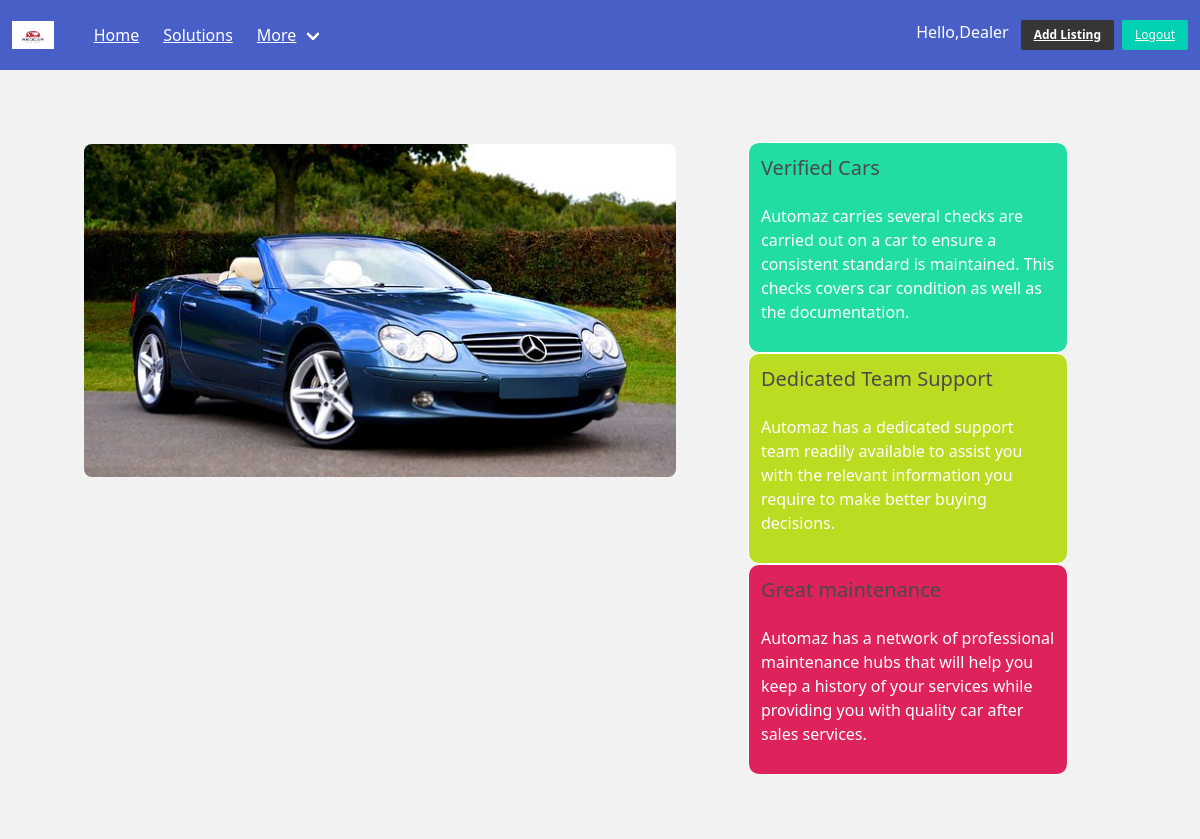
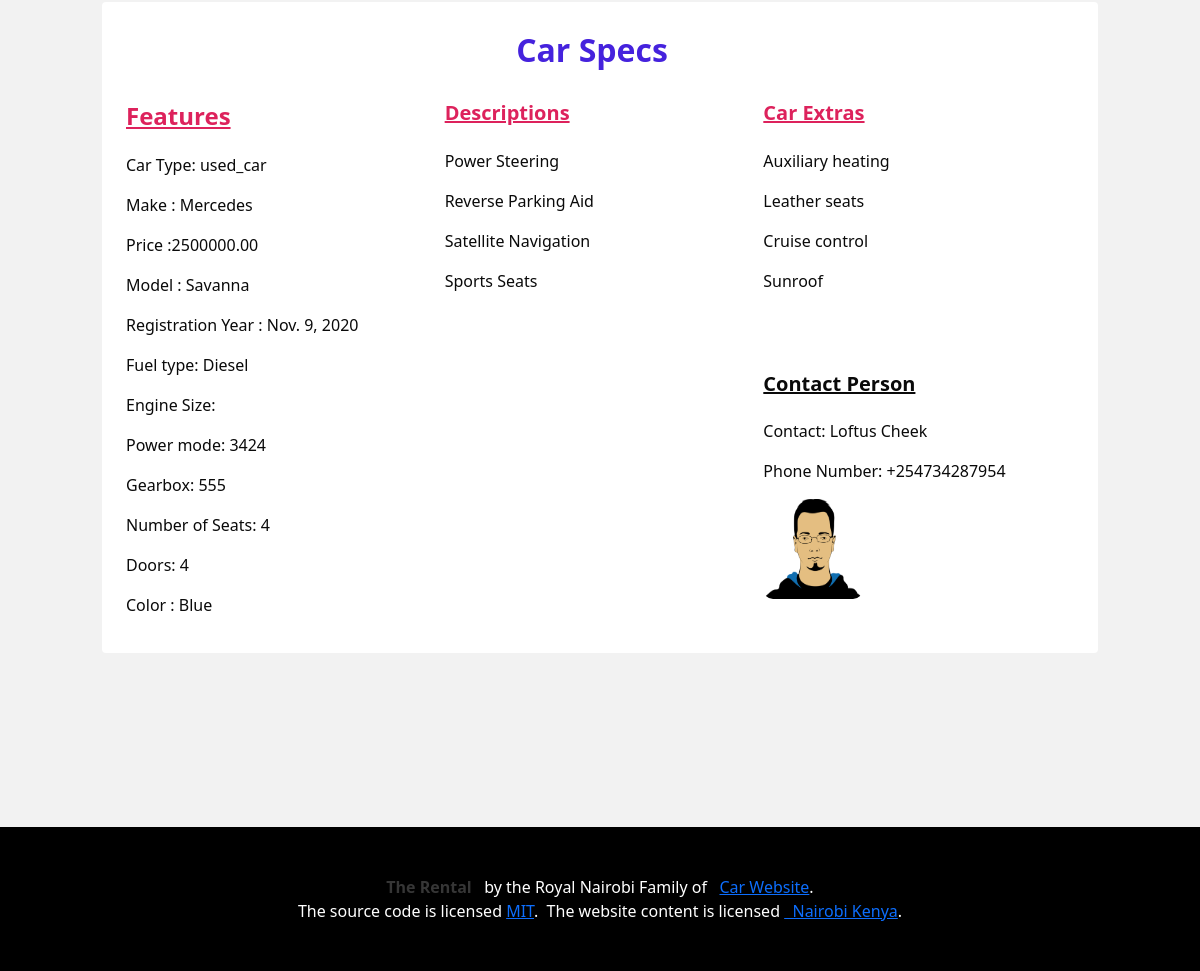
Page /cars/car/9 (signed in) on the committed database (2 pictures, top to bottom).
### accounts/models.py (models this page shows, shortened)
class CustomUser(AbstractUser):
    email = models.EmailField(_('email_address'), unique=True)

### car_fleet/models.py (models this page shows, shortened)
class Car(models.Model):
    custom_user = models.ForeignKey(CustomUser, on_delete=models.CASCADE)
    car_image = models.ImageField(upload_to ='motors', default='race.jpg')
    car_category = models.ForeignKey(Category, null=True, on_delete=models.CASCADE)
    make = models.CharField(max_length=255, choices=CAR_MAKES)
    price = models.DecimalField(max_digits=10,decimal_places=2)
    model_type = models.CharField(max_length= 255, choices=CAR_MANUFACTURER)
    release_year = models.DateField(null=True)
    fuel = models.CharField(max_length=255)
    engine_mode_size = models.CharField(max_length=255)
    power = models.CharField(max_length=255)
    gearbox = models.CharField(max_length=255)
    number_of_seats = models.IntegerField()
    doors = models.IntegerField()
    color = models.CharField(max_length=255)
    description = models.ManyToManyField(Description)
    extra =  models.ManyToManyField(CarExtra)
    slug = models.SlugField(null=True)
    contact = models.ForeignKey(Contact,on_delete=models.CASCADE, null=True)
    class Meta:
        ordering = ["-make"]

class Category(models.Model):
    name = models.CharField(max_length=255, choices=CAR_CATEGORY, default='used_car')
    slug = models.SlugField(null=True, unique= True)
    def __str__(self):
        return self.name

class Description(models.Model):
    desc_1 = models.CharField(max_length=255)
    desc_2 = models.CharField(max_length=255)
    desc_3 = models.CharField(max_length=255)
    desc_4 = models.CharField(max_length=255)
    desc_5 = models.CharField(max_length=255)

class CarExtra(models.Model):
    extra_1 = models.CharField(max_length= 30)
    extra_2 = models.CharField(max_length= 30)
    extra_3 = models.CharField(max_length= 30)
    extra_4 = models.CharField(max_length= 30)

class Contact(models.Model):
    dealer= models.CharField(max_length=30)
    avatar = models.ImageField(upload_to="media/profiles", null=True)
    phone_number = PhoneNumberField()
    def __str__(self):
        return self.dealer
        return '%s'% (self.dealer_name)

### car_fleet/views.py (the view)
# urls.py: path('car/<int:pk>',CarDetailAccessView.as_view(), name='car'),
class CarDetailAccessView(LoginRequiredMixin, DetailView):
    model = Car
    template_name ='pages/car_detail.html'
    success_url = 'home'

### accounts/templates/pages/car_detail.html (shortened to what this page needs)
{% extends 'main.html' %}
{% load humanize %}
{% block content %}
{% load thumbnail %}
<section class='section is-medium'>
  <div class="container is-fullhd">
    <div class="columns">
      <div class="column is-7 is-mobile">
        <figure class="image">
          <img src ="{{object.car_image.url}}" style="border-radius:8px; heigth:50px; width:100%;" />
        </figure>
      </div>
      <div class="column is-auto">
        {% include 'search/extras.html' %}
      </div>
    </div>
  </div>
  <div class="container is-fullhd" style="padding:30px;">
    <div class="notification is-white">
      <h3 class="title is-3" style="text-align:center; padding:10px;color:#4522DD;">Car Specs</h3>
      <div class="columns">
      <div class="column is-4">
        <h4 class="title is-4" style="text-decoration:underline;color:#DD225C;">Features</h4>
        <p>Car Type: {{object.car_category}}</p>
          <p>Make : {{object.make}}</p>
          <p>Price :{{object.price}}</p>
          <p>Model : {{object.model_type}}</p>
          <p>Registration Year : {{object.release_year}}</p>
          <p>Fuel type: {{object.fuel}}</p>
          <p>Engine Size: {{object.engine_mode}}</p>
          <p>Power mode: {{object.power}}</p>
          <p>Gearbox: {{object.gearbox}}</p>
          <p>Number of Seats: {{object.number_of_seats}}</p>
          <p>Doors: {{object.doors}}</p>
          <p>Color : {{object.color}}</p>
      </div>
      <div class="column is-4">
        <h5 class="title is-5" style="text-decoration:underline;color:#DD225C;">Descriptions</h5>
        {% for e in object.description.all %}
           <p>{{e.desc_1}}</p>
           <p>{{e.desc_2}}</p>
           <p>{{e.desc_3}}</p>
           <p>{{e.desc_4}}</p>
          {% endfor%}
      </div>
      <div class="column is-4">
        <h4 class="title is-5" style="text-decoration:underline;color:#DD225C;">Car Extras</h4>
        {% for extras in object.extra.all %}
            <p>{{extras.extra_1}}</p>
            <p>{{extras.extra_2}}</p>
            <p>{{extras.extra_3}}</p>
            <p>{{extras.extra_4}}</p>
          {% endfor%}
          <h4 class="title is-5" style="text-decoration:underline;margin-top:80px;">Contact Person</h4>
           <p>Contact: {{object.contact}}</p>
          <p>Phone Number: {{object.contact.phone_number }}</p>
          <figure class="image is-round ">
            <img src="{{object.contact.avatar.url }}" style="border-radius:10px; height:100px; width:100px;"/>
          </figure>
      </div>
    </div>
  </div>
</section>
{% endblock content %}

### accounts/templates/partials/header.html (shortened to what this page needs)
{% load static %}
<nav class="navbar is-link is-fixed-top" role="navigation" aria-label="main navigation">
  <div class="navbar-brand">
    <a class="navbar-item" href="{% url 'car_fleet:home' %}">
      <img src="{% static 'logo/download.jpeg' %}" width="100%" height="50px" />
    </a>
  </div>
  <div id="navbarBasicExample" class="navbar-menu">
    <div class="navbar-start">
      <a class="navbar-item" href="{% url 'car_fleet:home' %}">
        Home
      </a>
      <a class="navbar-item">
        Solutions
      </a>
      <div class="navbar-item has-dropdown is-hoverable">
        <a class="navbar-link">
          More
        </a>
      </div>
    </div>
    <div class="navbar-end">
      {% if user.is_authenticated %}
      <p style="text-align:center;margin-top:10px;">Hello,{{request.user.username }}</p>
      {% endif%}
      <div class="navbar-item">
        <div class="buttons">
          <a class="button is-dark is-small" href="{% url 'car_fleet:add_car' %}">
            <strong>Add Listing</strong>
          </a>
          <a class="button is-primary is-small" href="{% url 'accounts:sign_out' %}">
          Logout
          </a>
        </div>
      </div>
    </div>
  </div>
</nav>

### rows in the picture
CustomUser: user.username "Dealer"
Car: car_image (picture), car_category "used_car", make "Mercedes", price "2500000.00", model_type "Savanna", release_year "Nov. 9, 2020", fuel "Diesel", power "3424", gearbox "555", number_of_seats "4", doors "4", color "Blue", contact "Loftus Cheek", contact.phone_number "+254734287954", contact.avatar (picture)
Description: desc_1 "Power Steering", desc_2 "Reverse Parking Aid", desc_3 "Satellite Navigation", desc_4 "Sports Seats"
CarExtra: extra_1 "Auxiliary heating", extra_2 "Leather seats", extra_3 "Cruise control", extra_4 "Sunroof"
